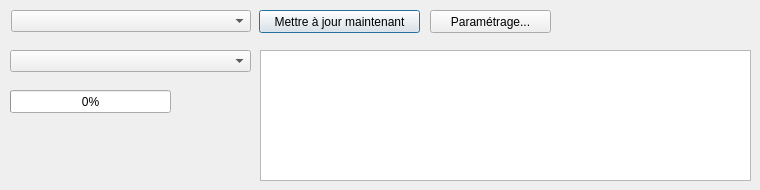
        <widget class="QWidget" name="miseAJourTLEauto">
         <widget class="QFrame" name="frameBarreProgression">
          <property name="geometry">
           <rect>
            <x>10</x>
            <y>90</y>
            <width>241</width>
            <height>41</height>
           </rect>
          </property>
          <property name="font">
           <font/>
          </property>
          <property name="frameShape">
           <enum>QFrame::NoFrame</enum>
          </property>
          <property name="frameShadow">
           <enum>QFrame::Plain</enum>
          </property>
          <widget class="QProgressBar" name="barreProgression">
           <property name="geometry">
            <rect>
             <x>0</x>
             <y>0</y>
             <width>161</width>
             <height>23</height>
            </rect>
           </property>
           <property name="font">
            <font/>
           </property>
           <property name="value">
            <number>0</number>
           </property>
           <property name="alignment">
            <set>Qt::AlignCenter</set>
           </property>
           <property name="format">
            <string notr="true">%p%</string>
           </property>
          </widget>
          <widget class="QLabel" name="fichierTelechargement">
           <property name="geometry">
            <rect>
             <x>0</x>
             <y>20</y>
             <width>161</width>
             <height>20</height>
            </rect>
           </property>
           <property name="font">
            <font/>
           </property>
           <property name="text">
            <string notr="true"/>
           </property>
           <property name="alignment">
            <set>Qt::AlignCenter</set>
           </property>
          </widget>
          <widget class="QLabel" name="vitesseTelechargement">
           <property name="geometry">
            <rect>
             <x>160</x>
             <y>0</y>
             <width>81</width>
             <height>21</height>
            </rect>
           </property>
           <property name="text">
            <string notr="true"/>
           </property>
           <property name="alignment">
            <set>Qt::AlignCenter</set>
           </property>
          </widget>
         </widget>
         <widget class="QPushButton" name="gestionnaireMajTLE">
          <property name="geometry">
           <rect>
            <x>430</x>
            <y>10</y>
            <width>121</width>
            <height>23</height>
           </rect>
          </property>
          <property name="font">
           <font/>
          </property>
          <property name="text">
           <string>Paramétrage...</string>
          </property>
         </widget>
         <widget class="QPushButton" name="majMaintenant">
          <property name="geometry">
           <rect>
            <x>259</x>
            <y>10</y>
            <width>161</width>
            <height>23</height>
           </rect>
          </property>
          <property name="font">
           <font/>
          </property>
          <property name="text">
           <string>Mettre à jour maintenant</string>
          </property>
          <property name="default">
           <bool>true</bool>
          </property>
         </widget>
         <widget class="QComboBox" name="affichageMsgMAJ">
          <property name="geometry">
           <rect>
            <x>10</x>
            <y>50</y>
            <width>241</width>
            <height>22</height>
           </rect>
          </property>
          <property name="font">
           <font/>
          </property>
          <property name="currentText">
           <string notr="true"/>
          </property>
          <property name="iconSize">
           <size>
            <width>0</width>
            <height>0</height>
           </size>
          </property>
         </widget>
         <widget class="QComboBox" name="groupeTLE">
          <property name="geometry">
           <rect>
            <x>11</x>
            <y>10</y>
            <width>240</width>
            <height>22</height>
           </rect>
          </property>
          <property name="font">
           <font/>
          </property>
          <property name="currentText">
           <string notr="true"/>
          </property>
         </widget>
         <widget class="QPlainTextEdit" name="compteRenduMaj">
          <property name="geometry">
           <rect>
            <x>260</x>
            <y>50</y>
            <width>491</width>
            <height>131</height>
           </rect>
          </property>
          <property name="font">
           <font/>
          </property>
          <property name="contextMenuPolicy">
           <enum>Qt::CustomContextMenu</enum>
          </property>
          <property name="horizontalScrollBarPolicy">
           <enum>Qt::ScrollBarAlwaysOff</enum>
          </property>
          <property name="readOnly">
           <bool>true</bool>
          </property>
         </widget>
        </widget>
